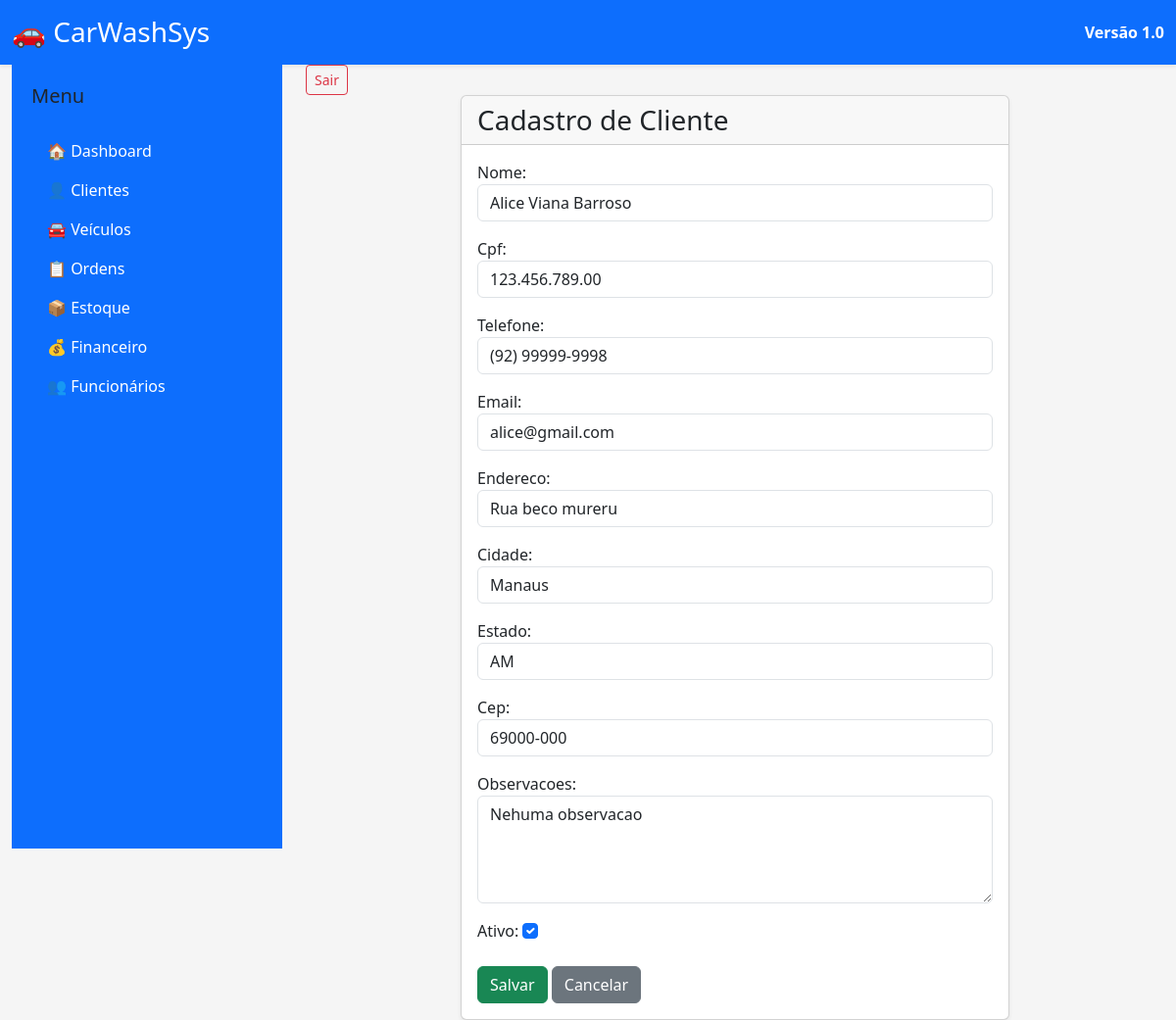
/clientes/2/editar/, run on an earlier commit of the app's database.
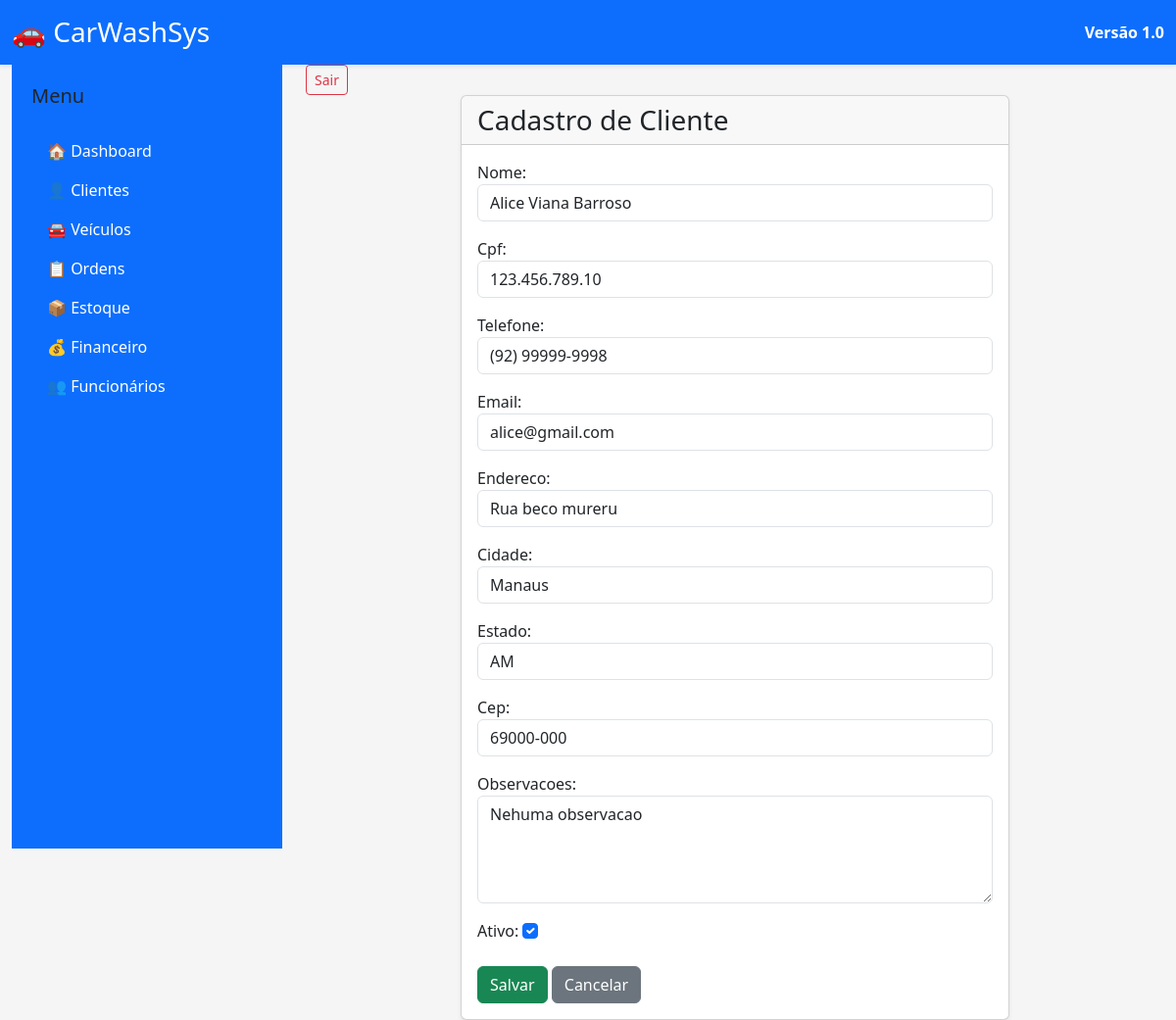
And on a later commit of the database.
### apps/clientes/models.py (models this page shows, shortened)
class Cliente(models.Model):
    nome = models.CharField(
        max_length=150
    )
    cpf = models.CharField(
        max_length=14,
        unique=True
    )
    telefone = models.CharField(
        max_length=20
    )
    email = models.EmailField(
        blank=True
    )
    endereco = models.CharField(
        max_length=200,
        blank=True
    )
    cidade = models.CharField(
        max_length=100,
        blank=True
    )
    estado = models.CharField(
        max_length=2,
        blank=True
    )
    cep = models.CharField(
        max_length=9,
        blank=True
    )
    observacoes = models.TextField(
        blank=True
    )
    data_cadastro = models.DateTimeField(
        auto_now_add=True
    )
    ativo = models.BooleanField(
        default=True
    )

### apps/clientes/views.py (the view)
def editar_cliente(request, pk):
    cliente = get_object_or_404(
        Cliente,
        pk=pk
    )
    if request.method == "POST":
        form = ClienteForm(
            request.POST,
            instance=cliente
        )
        if form.is_valid():
            form.save()
            return redirect("lista_clientes")
    else:
        form = ClienteForm(
            instance=cliente
        )
    context = {
        "form": form,
    }
    return render(
        request,
        "clientes/formulario.html",
        context,
    )

### apps/clientes/forms.py
class ClienteForm(forms.ModelForm):
    class Meta:
        model = Cliente
        fields = "__all__"
        widgets = {
            "nome": forms.TextInput(attrs={
                "class": "form-control",
            }),
            "cpf": forms.TextInput(attrs={
                "class": "form-control",
            }),
            "telefone": forms.TextInput(attrs={
                "class": "form-control",
            }),
            "email": forms.EmailInput(attrs={
                "class": "form-control",
            }),
            "endereco": forms.TextInput(attrs={
                "class": "form-control",
            }),
            "cidade": forms.TextInput(attrs={
                "class": "form-control",
            }),
            "estado": forms.TextInput(attrs={
                "class": "form-control",
            }),
            "cep": forms.TextInput(attrs={
                "class": "form-control",
            }),
            "observacoes": forms.Textarea(attrs={
                "class": "form-control",
                "rows": 4,
            }),
            "ativo": forms.CheckboxInput(attrs={
                "class": "form-check-input",
            }),
        }

### templates/clientes/formulario.html (shortened to what this page needs)
{% extends "base.html" %}
{% block content %}
<div class="container-fluid">
    <div class="row justify-content-center">
        <div class="col-lg-8">
            <div class="card shadow-sm">
                <div class="card-header">
                    <h3 class="mb-0">
                        Cadastro de Cliente
                    </h3>
                </div>
                <div class="card-body">
                    <form method="post">
                        {{ form.as_p }}
                        <div class="mt-4">
                            <button
                                type="submit"
                                class="btn btn-success">
                                Salvar
                            </button>
                            <a
                                href="{% url 'lista_clientes' %}"
                                class="btn btn-secondary">
                                Cancelar
                            </a>
                        </div>
                    </form>
                </div>
            </div>
        </div>
    </div>
</div>
{% endblock %}

What changed in the data, as far as the page shows it:
changed Cliente "Alice Viana Barroso": cpf "123.456.789.00" → "123.456.789.10"
